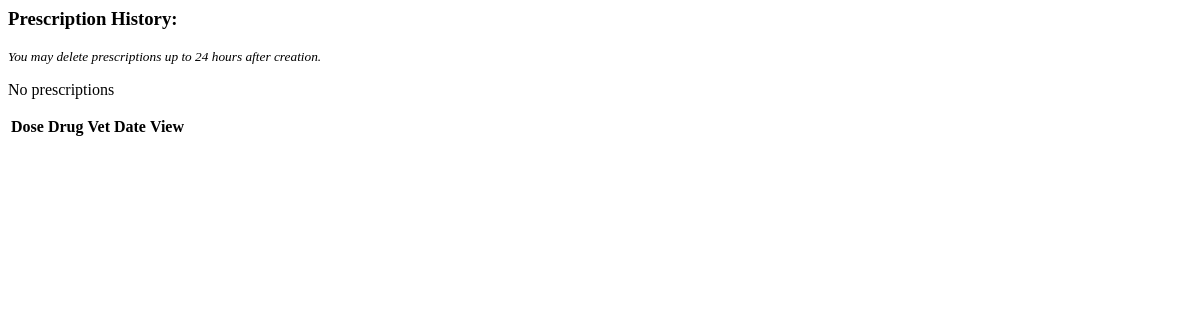
Before: /prescriptions/list-prescrip/2 with the older database file.
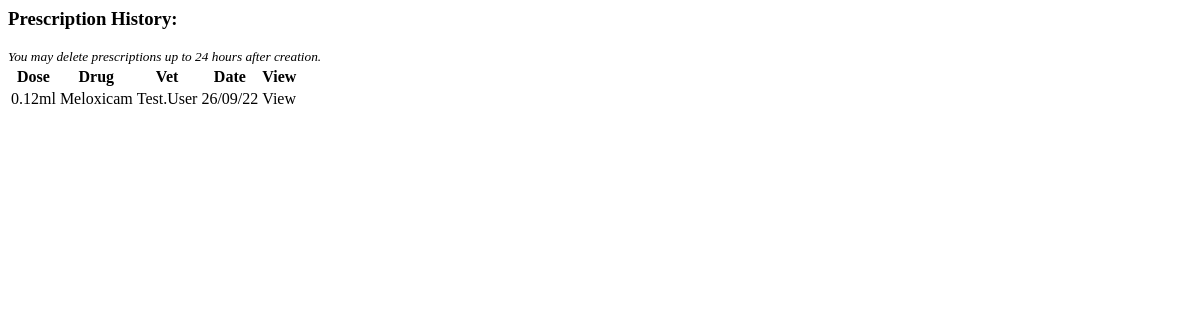
After: the same page with the newer database file.
### prescriptions/models.py (models this page shows, shortened)
class Prescription(models.Model):
    animal = models.ForeignKey(Record, on_delete=models.CASCADE, default=1)
    animal_weight = models.DecimalField(max_digits=5, decimal_places=2, blank=True, null=True)
    vet = models.ForeignKey(Vet, on_delete=models.CASCADE, default=1)
    drug = models.ForeignKey(Drug, on_delete=models.PROTECT, default=None)
    drug_dose = models.DecimalField(max_digits=4, decimal_places=2, blank=True, null=True)
    dose = models.DecimalField(max_digits=5, decimal_places=2, blank=True, null=True)
    measure = models.CharField(max_length=2, blank=True)
    frequency = models.CharField(max_length=10, choices=FREQUENCY, blank=True)
    length = models.PositiveIntegerField(default=0, blank=True)
    route = models.CharField(max_length=8, blank=True)
    date = models.DateTimeField(auto_now_add=True)
    class Meta:
        ordering = ['-date']

class Drug(models.Model):
    name = models.CharField(max_length=50)
    dose = models.DecimalField(max_digits=4, decimal_places=2)
    measure = models.CharField(max_length=2, choices=MEASURE)
    category = models.CharField(max_length=20, choices=CATEGORIES)
    route = models.CharField(max_length=8, choices=ROUTES)
    warnings = models.CharField(max_length=300)
    def __str__(self):
        return self.name
    class Meta:
        ordering = ['name']

### vetprofiles/models.py (models this page shows, shortened)
class Vet(AbstractBaseUser):
    email = models.EmailField(verbose_name="email", max_length=80, unique=True)
    first_name = models.CharField(max_length=30, blank=False)
    last_name = models.CharField(max_length=30, blank=False)
    last_login = models.DateTimeField(verbose_name='last login', auto_now=True)
    is_admin = models.BooleanField(default=False)
    is_active = models.BooleanField(default=True)
    is_staff = models.BooleanField(default=False)
    is_superuser = models.BooleanField(default=False)
    USERNAME_FIELD = 'email'
    REQUIRED_FIELDS = ['first_name', 'last_name', ]
    objects = AccountsManager()
    def __str__(self):
        return self.first_name + "." + self.last_name

### prescriptions/views.py (the view)
# urls.py: path('list-prescrip/<int:animal_id>', views.list_prescrip, name='list_prescrip'),
def list_prescrip(request, animal_id):
    prescrip_list = Prescription.objects.filter(animal=animal_id).all()
    context = {'prescrip_list': prescrip_list}
    return render(request, 'prescriptions/list_prescrip.html', context)

### prescriptions/templates/prescriptions/list_prescrip.html
<h3>Prescription History:</h3>
<small><em>You may delete prescriptions up to 24 hours after creation.</em></small>
<div>
    <table>
        <tr>
            <th>Dose</th>
            <th>Drug</th>
            <th>Vet</th>
            <th>Date</th>
            <th>View</th>
        </tr>
        {% for prescription in prescrip_list %}
        <tr>
            <td>{{ prescription.dose }}{{ prescription.measure }}</td>
            <td>{{ prescription.drug }}</td>
            <td>{{ prescription.vet }}</td>
            <td>{{ prescription.date|date:'d/m/y' }}</td>
            <td><a
            hx-get="{% url 'prescriptions:detail_prescrip' prescrip_id=prescription.id %}"
            hx-target="#modal-dialog"
            class="prescrip-links">View</a></td>
        </tr>
        {% empty %}
        <p>No prescriptions</p>
        {% endfor %}
    </table>
</div>

Changed rows visible on the page:
added Prescription: dose "0.12", measure "ml", drug "Meloxicam", vet "Test.User", date "26/09/22"
Other visible differences:
text no longer shown: "No prescriptions"
